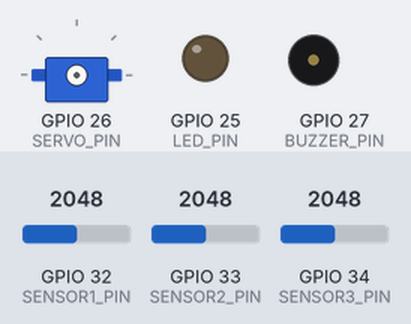
A sketch run on a simulated ESP32. On the bench: servo, output pins drawn as LEDs (lit = HIGH), buzzer (waves = sounding). Dashed ring = blinking. The test bench sets the inputs (shaded band); at power-on: GPIO 33 (SENSOR2_PIN) = 2048, GPIO 32 (SENSOR1_PIN) = 2048, GPIO 34 (SENSOR3_PIN) = 2048. WiFi joins after 1.5 s; servers stay silent unless stated; servo pulses on a pin are drawn as a servo (544–2400 µs = 0–180°); pins used as bus, display or sensor lines are not drawn.

Above: at 3.0 s.
3.1 s: GPIO 33 (SENSOR2_PIN) set to 497
6.0 s: GPIO 33 (SENSOR2_PIN) set to 418
At 8.15 s:
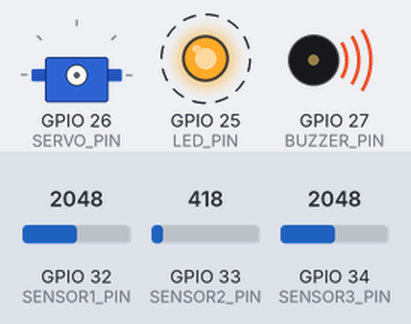
At 16.0 s:
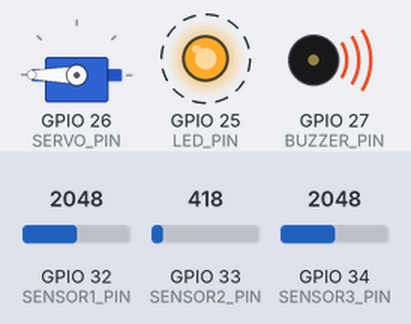
Timing chart, 0 to 22.9 s (numbered marks = the images above; inputs shaded):
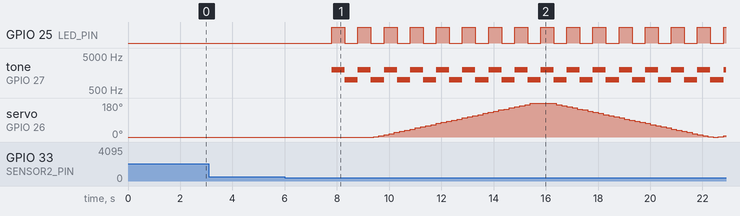

Measured:
- the behaviour switches between 466 and 465 on GPIO 33 (SENSOR2_PIN) (found by bisection; images 0 and 1)
- after the input at 3.1 s, every drawn part: stays the same
- after the input at 6.0 s, GPIO 25 (LED_PIN): alternates HIGH for 0.50 s and LOW for 0.50 s, starting after 1.8 s; tone on GPIO 27 (BUZZER_PIN): alternates 2000 Hz for 0.50 s and 1000 Hz for 0.50 s, starting after 1.8 s

The sketch:

SensornodeBlynk.ino
```cpp
/* * * * * * * * * * *     Sensornode Blynk     * * * * * * * * * * *

  Dette er sensornode-modul for datateknikk prosjekt.
  Denne versjonen bruker blynk.

*/

#include <WiFi.h>
#include <WiFiClient.h>
#include <BlynkSimpleEsp32.h>
#include "Sensor.h"  //sensor class for control of sensor reading
#include "SensornodePWM.h"  //pwm class to control buzzer and servo
#include "Definitions.h" //Definitions here for a cleaner code

//start values of static members of Sensor class:
uint8_t  Sensor::averageCount = 10; //Number of reads per average value.
uint8_t  Sensor::sensorsOverMax = 0;  //Number of sensors over max limit.
uint16_t Sensor::maxValue = MIN_READ;   // Maximum and minimum
uint16_t Sensor::minValue = MAX_READ;   // measured value.

//objects:
//PWM parameters: channel, pin, res=8, freq=50
PWM            servo(SERVO_CHANNEL, SERVO_PIN, 16);
PWM            buzzer(BUZZER_CHANNEL, BUZZER_PIN);
//Sensor parameters: pin, min value, max value
Sensor         sensor1(SENSOR1_PIN, SENSOR1_MIN, SENSOR1_MAX); //TMP36 sensor
Sensor         sensor2(SENSOR2_PIN, SENSOR2_MIN, SENSOR2_MAX); //LDR sensor
Sensor         sensor3(SENSOR3_PIN, SENSOR3_MIN, SENSOR3_MAX); //POT sensor
//Blynk objects:
WidgetTerminal terminal(TERMINAL_PIN);
BlynkTimer     timer;

bool     servoTestOn = false;
bool     blynkShowAll = true;
uint8_t  blynkMenuSelection = 1;
uint16_t servoTimer;

void alarm()  {
  /*
  Start alarm with buzzer and led blinking.
  Turn led on and off, change buzzer frequency between 2000Hz and 1000Hz.
  This function should be called in a timer.
  */
  static bool state = false;  //only initialized first function call
  state = not state;

  if (state)  {
    buzzer.setTone(BUZZER_HIGH);
    digitalWrite(LED_PIN, HIGH);
  }
  else  {
    buzzer.setTone(BUZZER_LOW);
    digitalWrite(LED_PIN, LOW);
  }
}

void resetAlarm() {
  /*
  turn off buzzer and led
  */
  buzzer.setOff();
  digitalWrite(LED_PIN, LOW);
}

void checkAlarm() {
  /*
  if Sensor::isAlram() is true, activate alarm
  */

  //make timer for alarm on first function call:
  static uint8_t alarmTimer = timer.setInterval(ALARM_INTERVAL, alarm);
  static bool alarmTimerEnabled = timer.isEnabled(alarmTimer);

  if (not alarmTimerEnabled) {
    if (Sensor::isAlarm())  {
      timer.enable(alarmTimer);
      timer.enable(servoTimer);
      alarmTimerEnabled = timer.isEnabled(alarmTimer);

      //notify on alarm (Blynk.notify() not working atm):
      terminal.println("Alarm is on");
      //Blynk.notify("Alarm on");
    }
    else if (buzzer.isOn() or digitalRead(LED_PIN))  {
      resetAlarm();
    }
  }
  else if (not Sensor::isAlarm()) {
    timer.disable(alarmTimer);
    alarmTimerEnabled = timer.isEnabled(alarmTimer);

    //notify when alarm is over:
    terminal.println("Alarm is off");
    //Blynk.notify("Alarm is off");
  }
}

void sendMaxMin() {
  /*
  send max and min values from sensor class to blynk
  */
  if (blynkShowAll)  {
    Blynk.virtualWrite(DB_MAX, Sensor::getMax());
    Blynk.virtualWrite(DB_MIN, Sensor::getMin());
  }
}

void sendDetailed(Sensor *sensor, bool reset) {
  /*
  Sends data of one sensor to blynk.
  Takes pointer of sensor object and a bool to determine if
  readCount should be reset on getAverage() method.
  */
  uint16_t value = sensor->getValue();
  Blynk.virtualWrite(CURRENT_VALUE_PIN, value); //send read value
  terminal.print("  value: ");  //print read value
  terminal.println(value);      //on terminal
  if (sensor->isNewAverage()) {
    uint16_t average = sensor->getAverage(reset);
    Blynk.virtualWrite(AVERAGE_VALUE_PIN, average); //send average value
    terminal.print("average: ");  //print average value
    terminal.println(average);    //on terminal
  }
}

void sendAll()  {
  /*
  send read value and average value of all sensors to blynk.
  */
  Blynk.virtualWrite(DB_SENSOR1, sensor1.getValue());
  Blynk.virtualWrite(DB_SENSOR2, sensor2.getValue());
  Blynk.virtualWrite(DB_SENSOR3, sensor3.getValue());
  if (sensor1.isNewAverage() or
      sensor2.isNewAverage() or
      sensor3.isNewAverage()) {
    Blynk.virtualWrite(DB_AVERAGE1, sensor1.getAverage());
    Blynk.virtualWrite(DB_AVERAGE2, sensor2.getAverage());
    Blynk.virtualWrite(DB_AVERAGE3, sensor3.getAverage());
  }
}

void readSensors()  {
  /*
  Read sensors
  */
  sensor1.read();
  sensor2.read();
  sensor3.read();
  checkAlarm(); //check for alarm criteria every sensor read
}

void sendReadings() {
  /*
  Send the readings.
  Determine sensor to send detailed readings.
  If blynkShowAll, send details and all. If not blynkShowAll, send only details
  */
  readSensors();

  //pointer to chosen sensor object:
  //(static and initialized as pointer to sensor1 for failproofing)
  static Sensor *chosenSensor = &sensor1;

  //determines chosen sensor based on blynkMenu
  switch (blynkMenuSelection) {
    case 1:
      chosenSensor = &sensor1;
      break;

    case 2:
      chosenSensor = &sensor2;
      break;

    case 3:
      chosenSensor = &sensor3;
      break;
  }

  if (blynkShowAll) {
    sendDetailed(chosenSensor, false); //send detailed but keep readCount
    sendAll();                         //(readCount is used in send all)
  }
  else  {
    sendDetailed(chosenSensor, true); //send detailed and reset readCount
  }
}

void moveServo()  {
  /*
  move servo one step. change direction of step each time servo end
  todo:
    make servo stop on end and alternate between ends.
  */
  static int16_t change = SERVO_STEP; //run first fctn call

  uint16_t dutyCycle = servo.getDuty();
  if (dutyCycle >= SERVO_LEFT)  {
    change = -SERVO_STEP;
  }
  else if (dutyCycle <= SERVO_RIGHT) {
    change = SERVO_STEP;
  }
  servo.changeDuty(change);
  Blynk.virtualWrite(SERVO_SLIDER, servo.getDegree());

  //check for stop requirements:
  if (servo.isEnd() and not Sensor::isAlarm() and not servoTestOn) {
    timer.disable(servoTimer);
    servo.changeEnd();  //change side for servo to stop
  }
}

BLYNK_WRITE(SERVOTEST_BUTTON)  {
  /*
  called on new value for servotest button in blynk app
  Starts and ends servotest
  */
  servoTestOn = param.asInt();

  if (servoTestOn) {
    timer.enable(servoTimer);
  }
}

BLYNK_WRITE(MENU_PIN) {
  /*
  called on new value for menu selection in blynk app.
  Updates blynkMenuSelection
  */
  blynkMenuSelection = param.asInt();
}

BLYNK_WRITE(SHOW_ALL_PIN) {
  /*
  called on new value for show-all button in blynk app.
  Updates blynkShowAll
  */
  blynkShowAll = param.asInt();
}

BLYNK_WRITE(AVERAGE_COUNT_SLIDER) {
  /*
  called on new value for averageCount slider in blynk app.
  Updates averageCount
  */
  Sensor::averageCount = param.asInt();
}

BLYNK_WRITE(SERVO_SLIDER)  {
  /*
  called on new value for servo position slider in blynk app.
  Sets new position on servo
  */
  servo.setDegree(param.asInt());
}

void setup() {
  /*
  setup code
  Set up:
    Blynk, sendReadings timer, sendMaxMin timer,
    servo loop and LED_PIN as OUTPUT
  */
  Blynk.begin(AUTH, SSID, PASSWORD, IPAddress(IP), PORT);
  timer.setInterval(READINGS_INTERVAL, sendReadings);
  timer.setInterval(MAX_MIN_INTERVAL, sendMaxMin);
  servoTimer = timer.setInterval(SERVO_MOVE_INTERVAL, moveServo);
  timer.disable(servoTimer);
  pinMode(LED_PIN, OUTPUT);
}

void loop() {
  /*
  main loop
  Run:
    blynk, timer
  */
  Blynk.run();  //starts blynk
  timer.run();  //starts all enabled timers on timer object
}
```

Definitions.h
```cpp
/*
  Definitions for use in blynk sensornode
*/

//wifi credentials, IP address, port and blynk authorization
#define SSID "YourWiFIHere"
#define PASSWORD "YourPasswordHere"
#define AUTH "xg7VAxJBTHMktDhmX8ZwidPa6ZSMjm4w"
#define IP 91,192,221,40
#define PORT 8080

//ESP32 gpio pins
#define LED_PIN 25
#define SERVO_PIN 26
#define BUZZER_PIN 27
#define SENSOR1_PIN 32  //TMP36
#define SENSOR2_PIN 33  //LDR
#define SENSOR3_PIN 34  //POT

//blynk virtual pins
#define DB_SENSOR1 V1   //DB (dashborad), pins
#define DB_SENSOR2 V2   //for graphs on dashboard
#define DB_SENSOR3 V3
#define DB_AVERAGE1 V4
#define DB_AVERAGE2 V5
#define DB_AVERAGE3 V6
#define DB_MAX V21
#define DB_MIN V22
#define CURRENT_VALUE_PIN V7  //pins for detailed sensor readings
#define AVERAGE_VALUE_PIN V8
#define MENU_PIN V10          //pins for blynk widgets
#define SHOW_ALL_PIN V11
#define AVERAGE_COUNT_SLIDER V12
#define TERMINAL_PIN V13
#define SERVOTEST_BUTTON V14
#define SERVO_SLIDER V15

//timer intervals
#define SERVO_MOVE_INTERVAL 200L
#define ALARM_INTERVAL 500L
#define READINGS_INTERVAL 1000L
#define MAX_MIN_INTERVAL 30000L

// and min allowed sensor values
#define MIN_OUT 0
#define MAX_OUT 100
#define SENSOR1_MIN 700
#define SENSOR1_MAX 900
#define SENSOR2_MIN 500
#define SENSOR2_MAX 4000
#define SENSOR3_MIN 0
#define SENSOR3_MAX 4095

//maximum and minimum possible sensor values:
#define MAX_READ 4096
#define MIN_READ 0

//PWM channels
#define SERVO_CHANNEL 1
#define BUZZER_CHANNEL 2

//buzzer frequencies
#define BUZZER_HIGH 2000
#define BUZZER_LOW 1000

//servo values (found by testing):
#define SERVO_LEFT 8100
#define SERVO_RIGHT 1700
#define MIN_DEGREE 0
#define MAX_DEGREE 180
#define SERVO_STEP 200
```

Sensor.cpp
```cpp
#include "Sensor.h"
#include "Definitions.h"

Sensor::Sensor(uint8_t sensorPin, uint16_t min, uint16_t max) {
  /*
  constructor. saves pin, minAllowed and maxAllowed.
  sets start value for readCount, cumulativeValue and newAverage
  */
  pin = sensorPin;
  maxAllowed = max;
  minAllowed = min;
  readCount = 0;
  cumulativeValue = 0;
  newAverage = false;
}

void Sensor::read() {
  /*
  read sensor.
  On read :
    increase readCount, increase cumulativeValue, check for new average,
    check if sensors are over max allowed, check if sensors over max,
    store read value as sensorValue
  */
  uint16_t value = map(analogRead(pin), minAllowed, maxAllowed, MIN_OUT, MAX_OUT);

  readCount++;
  cumulativeValue = cumulativeValue + sensorValue;
  if (readCount >= averageCount)  {
    newAverage = true;
  }
  if (sensorValue >= MAX_OUT and not overMax) {
    sensorsOverMax++;
    overMax = true;
  }
  else if (sensorValue < MAX_OUT and overMax) {
    sensorsOverMax--;
    overMax = false;
  }
  if (sensorValue > maxValue) {
    maxValue = value;
  }
  if (sensorValue < minValue)  {
    minValue = value;
  }
  sensorValue = value;
}

uint16_t Sensor::getValue(bool readOn) {
  /*
  return value
  */
  if (readOn) {
    read();
  }

  return sensorValue;
}

uint16_t Sensor::getAverage(bool reset) {
  /*
  Return average value (cumulativeValue / readCount)
  Reset readCount, cumulativeValue and newAverage if resetCount is true.
  */
  uint16_t average = cumulativeValue / readCount;
  if (reset) {
    readCount = 0;
    cumulativeValue = 0;
    newAverage = false;
  }
  return average;
}

uint16_t Sensor::getMax(bool reset) {
  /*
  return maximum value
  if reset: set max value to minimum possible value
  */
  uint16_t value = maxValue;
  if (reset)  {
    maxValue = MIN_READ;
  }
  return value;
}

uint16_t Sensor::getMin(bool reset) {
  /*
  return minimum value and
  if reset: set minimum value to maximum possible value
  */
  uint16_t value = minValue;
  if (reset)  {
    minValue = MAX_READ;
  }
  return value;
}

bool Sensor::isNewAverage() {
  /*
  return newAverage
  */
  return newAverage;
}

bool Sensor::isAlarm()  {
  /*
  returns true if number of sensors over max value is 2 or more.
  */
  if (sensorsOverMax >= 2) {
    return true;
  }
  else  {
    return false;
  }
}
```

Sensor.h
```cpp
/* * * * * * * * * * *     Sensor class     * * * * * * * * * * */

#ifndef Sensor_h
#define Sensor_h

#include <Arduino.h>

class Sensor {
  public:

    //constructor of Sensor class
    //                  pin, minimum value, maximum value
    Sensor(uint8_t sensorPin, uint16_t min, uint16_t max);

    //read sensor.
    //on read, check if over max, check for new average and store read value
    void read();

    //return sensor value
    uint16_t getValue(bool readOn = false);

    //return average value (cumulativeValue / readCount)
    //bool reset will reset used variables if true
    //          (readCount, cumulativeValue and newAverage)
    uint16_t getAverage(bool reset = true);

    //return max value (maxValue)
    //bool reset will set maxValue to minimum if true
    static uint16_t getMax(bool reset = true);

    //return min value (minValue)
    //bool reset will set minValue to maximum if true
    static uint16_t getMin(bool reset = true);

    //returns true if new average is ready
    bool isNewAverage();

    //returns true if 2 or more sensors are over allowed value
    static bool isAlarm();

    //public variables
    static uint8_t  sensorsOverMax; //number of sensors over maxAllowed value
    static uint8_t  averageCount;   //number of reads for new average value
    static uint16_t maxValue; //maximum value of all sensors
    static uint16_t minValue; //minimum value of all sensors

  private:
    bool     newAverage;  //true if new average value is available
    bool     overMax; //signal if sensor is over max allowed value
    uint8_t  pin;
    uint8_t  readCount; //number of reads of sensor (resets on getAverage())
    uint16_t sensorValue; //current sensor value
    uint16_t maxAllowed;  //maximum value allowed for sensor
    uint16_t minAllowed;
    uint32_t cumulativeValue; //cumulative sensor value (reset on getAverage())
};

#endif
```

SensornodePWM.cpp
```cpp
#include "SensornodePWM.h"
#include "Definitions.h"

PWM::PWM(uint8_t chan, uint8_t pin, uint8_t res, double freq) {
  /*
  constructor for class. save channel and frequency.
  set up channel and attach pin to channel
  (default res = 8   because it is a common PWM resolution
   default freq = 50 because it is a common PWM frequency)
  */
  endPoint = SERVO_RIGHT;
  channel = chan;
  frequency = freq;
  ledcSetup(channel, frequency, res);
  ledcAttachPin(pin, channel);
}

void PWM::setDuty(uint16_t newDuty) {
  /*
  save and write the duty cycle to the channel
  */
  dutyCycle = newDuty;
  ledcWrite(channel, dutyCycle);
}

void PWM::setDegree(uint8_t degree) {
  /*
  convert degree to duty cycle and use setDuty function to set new duty cycle
  */
  setDuty(map(degree, MIN_DEGREE, MAX_DEGREE, SERVO_LEFT, SERVO_RIGHT));
}

void PWM::setTone(double freq) {
  /*
  sets a frequency to the buzzer
  */
  frequency = freq;
  ledcWriteTone(channel, frequency);
}

void PWM::setOff()  {
  /*
  turn off channel
  */
  ledcWrite(channel, 0);
}

void PWM::setEnd()  {
  /*
  sets the servo to the endpoint and alternates the endpoint
  first change the point for end, then set position to new point
  */
  changeEnd();
  setDuty(endPoint);
}

void PWM::changeDuty(int16_t change) {
  /*
  sets new duty cycle as sum of old duty cycle and change
  */
  setDuty(dutyCycle + change);
}

void PWM::changeDegree(int8_t degreeChange) {
  /*
  checks for current degree and moves servo to
  new position based on degreeChange
  */
  uint8_t degree = getDegree();
  setDegree(degree + degreeChange);
}

uint16_t PWM::getDuty()  {
  /*
  return duty cycle of channel
  */
  return ledcRead(channel);
}

uint8_t PWM::getDegree() {
  /*
  takes the current duty cycle and maps it between min and max degrees
  */
  return map(dutyCycle, SERVO_LEFT, SERVO_RIGHT, MIN_DEGREE, MAX_DEGREE);
}

void PWM::changeEnd()  {
  /*
  if endpoint is right, set endpoint to left and opposite
  */
  if (endPoint == SERVO_LEFT) {
    endPoint = SERVO_RIGHT;
  }
  else  {
    endPoint = SERVO_LEFT;
  }
}

bool PWM::isOn()  {
  /*
  check if duty cycle on channel is more than zero and return true/false
  */
  if (getDuty() > 0)  {
    return true;
  }
  else  {
    return false;
  }
}

bool PWM::isEnd() {
  /*
  check if duty cycle is close to the endpoint and return true/false
  */
  if (getDuty() >= (endPoint - SERVO_STEP) and
      getDuty() <= (endPoint + SERVO_STEP))  {
    return true;
  }
  else  {
    return false;
  }
}
```

SensornodePWM.h
```cpp
/* * * * * * * * * * *     PWM class     * * * * * * * * * * */

#ifndef SensornodePWM_h
#define SensornodePWM_h

#include <Arduino.h>

class PWM {
  public:

    //constructor of PWM class.
    //       channel,        pin,       resolution,       frequency
    PWM(uint8_t chan, uint8_t pin, uint8_t res = 8, double freq = 50);

    //save new duty cycle and write it to channel
    void setDuty(uint16_t newDuty);

    //save new duty cycle and write it to channel
    //    (converted from degree)
    void setDegree(uint8_t degree);

    //set new duty cycle as sum of current duty cycle and change
    void changeDuty(int16_t change);

    //set new degree based on current degree and the change of degree
    void changeDegree(int8_t degreeChange);

    //return dutyCycle
    uint16_t getDuty();

    //maps duty cycle to degree end return current degree
    uint8_t getDegree();

    //save new frequency and write it to channel
    void setTone(double frequency);

    //turn off channel (duty cycle to zero)
    void setOff();

    //sets servo to endPoint and alternates end side
    void setEnd();

    //change the value of endPoint to the opposite of last endPoint
    void changeEnd();

    //return true if duty cycle is more than zero
    bool isOn();

    //return true if duty cycle is equal to the endpoint
    bool isEnd();


  private:
    uint8_t  channel;
    uint16_t endPoint;
    uint16_t dutyCycle;
    double   frequency;
};

#endif
```
